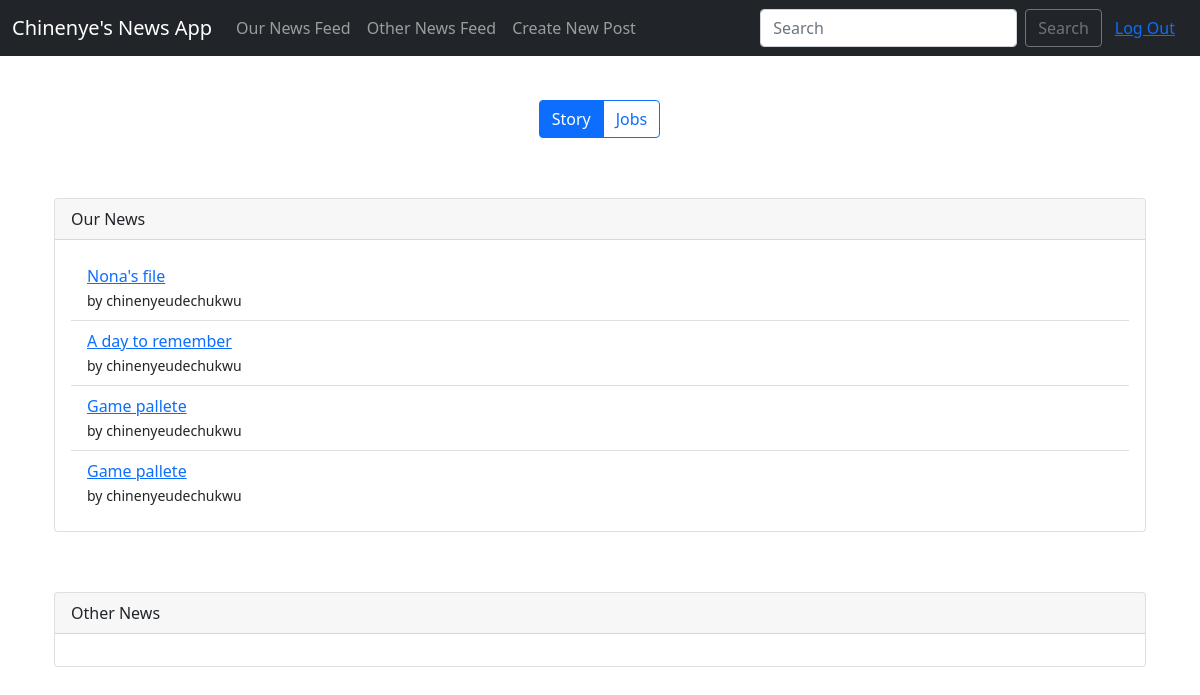
Page / (signed in) on the earlier database version.
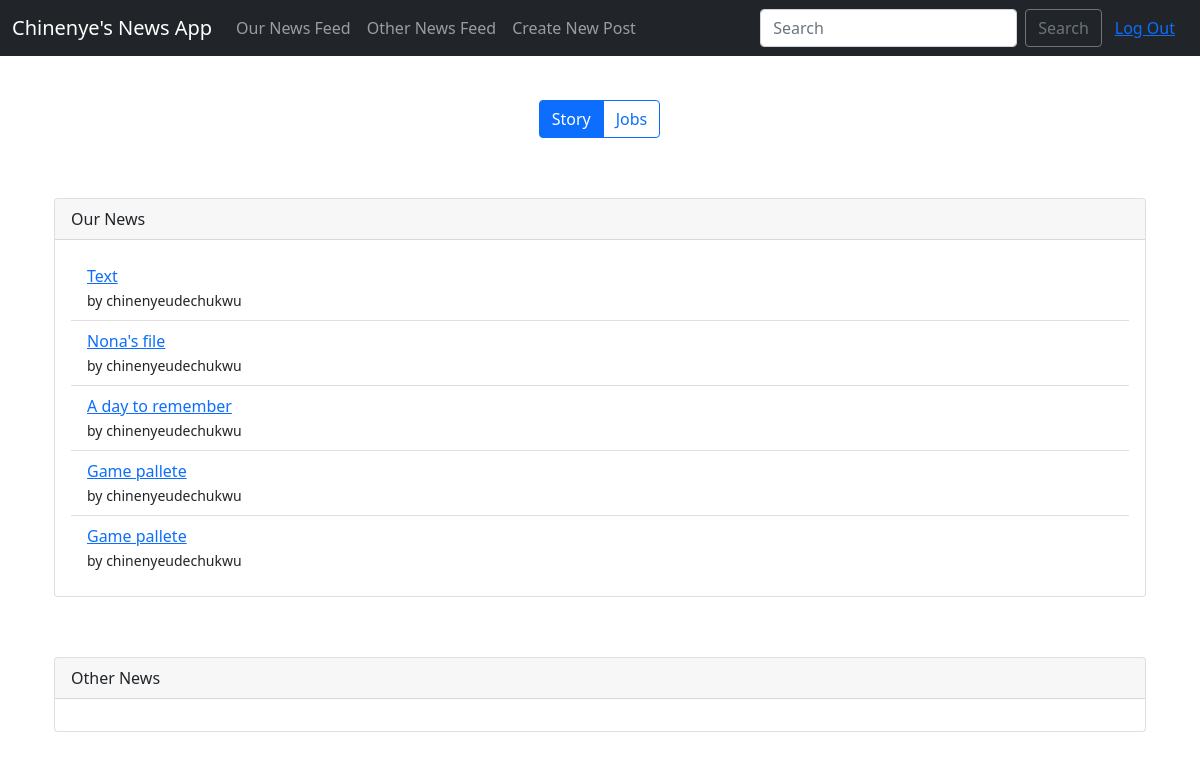
Same page on the later database version.
### newsapi/models.py (models this page shows, shortened)
class OurNews(models.Model):
    by = models.ForeignKey(User, verbose_name=_("Author"), on_delete=models.CASCADE)
    score = models.IntegerField(_("News Score"))
    time_created = models.DateTimeField(_("time created"), auto_now=True)
    title = models.CharField(_("article title"), max_length=50)
    type = models.CharField(_("article type"), max_length=10, choices=ARTICLE_CHOICES, default="story")
    content = models.CharField(_("article content"), max_length=1000)

### newsapi/views.py (the view)
# urls.py: 2. Add a URL to urlpatterns:  path('', views.home, name='home')
@login_required
def home(request):
    context = {}
    our_news = OurNews.objects.all().order_by('time_created')
    our_news_paginator = Paginator(our_news, 5)
    page = request.GET.get('page')
    o_news = our_news_paginator.get_page(page)
    return render(request, 'newsapi/news_list.html', {'our_news': o_news})

### newsapi/templates/newsapi/news_list.html (shortened to what this page needs)
{% extends 'base.html' %}
{% block content %}
    <div class="container" style="margin-top: 60px;">
        <div class="card" style="margin-bottom: 60px;">
            <div class="card-header">
                Our News
            </div>
            <div class="card-body">
                <ul class="list-group list-group-flush">
                    {% for news in our_news %}
                        <li class="list-group-item">
                            <a href="{% url 'our_news_details' news.id %}">{{news.title}}</a> <br>
                            <small>by {{news.by}}</small>
                        </li>
                    {% endfor %}
                </ul>
            </div>
        </div>
        <div class="card" style="margin-bottom: 60px;">
            <div class="card-header">
                Other News
            </div>
            <div class="card-body">
            </div>
        </div>
    </div>
{% endblock %}

Differences in the rows shown:
added OurNews: title "Text", by "chinenyeudechukwu"
